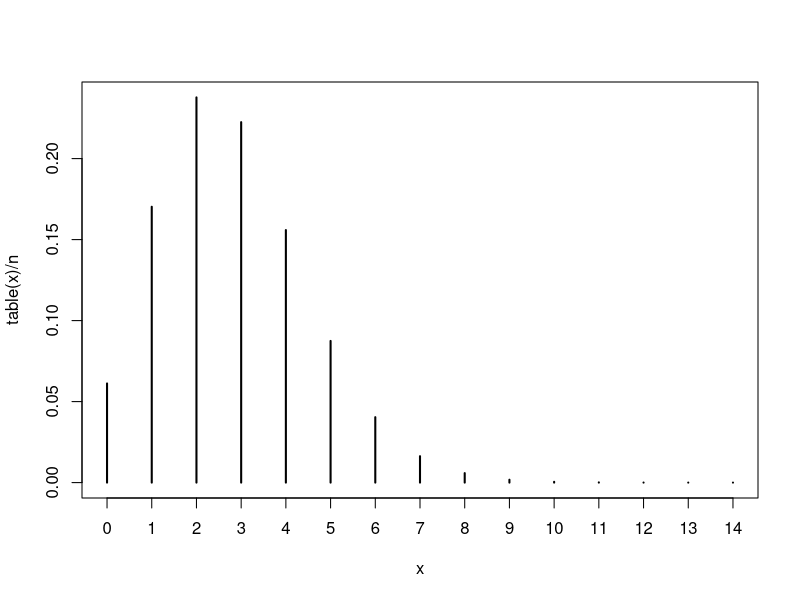
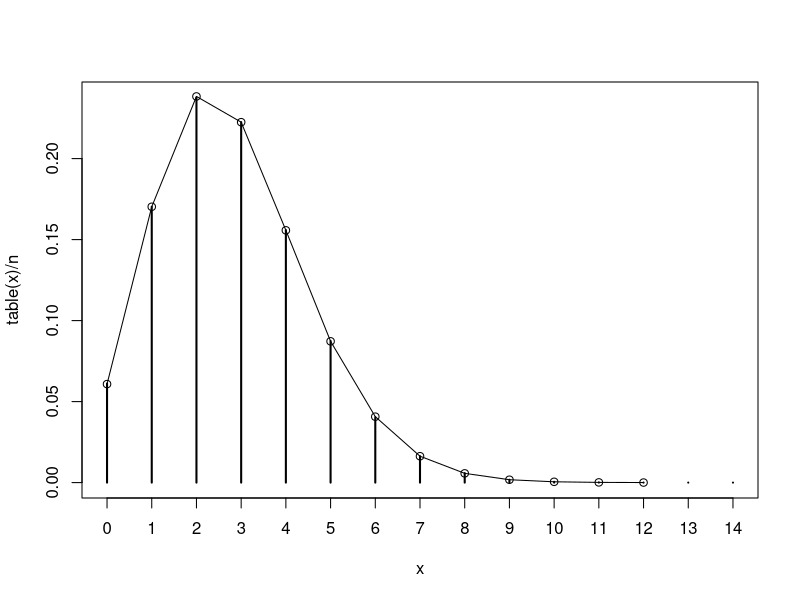
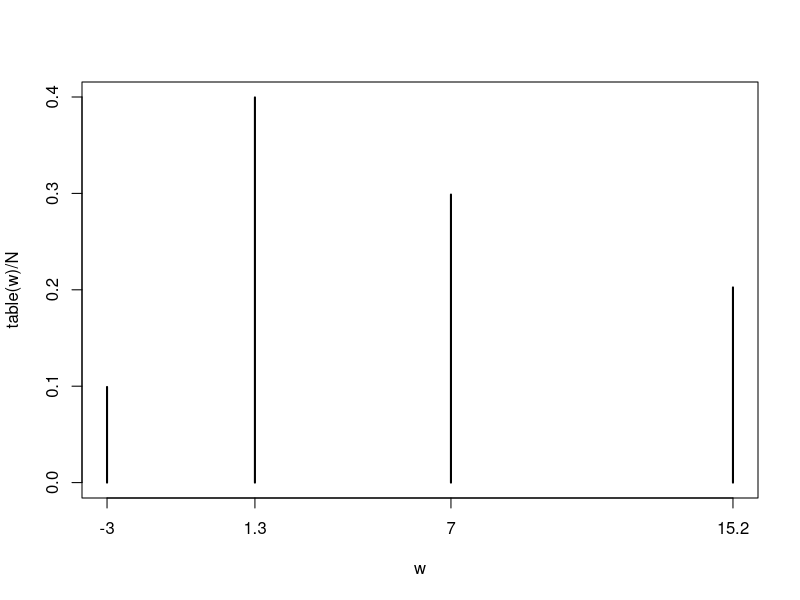
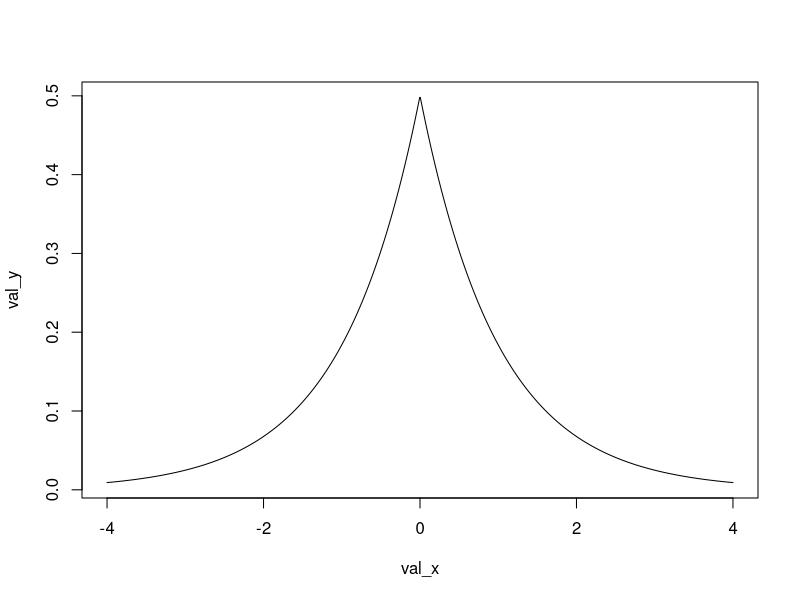
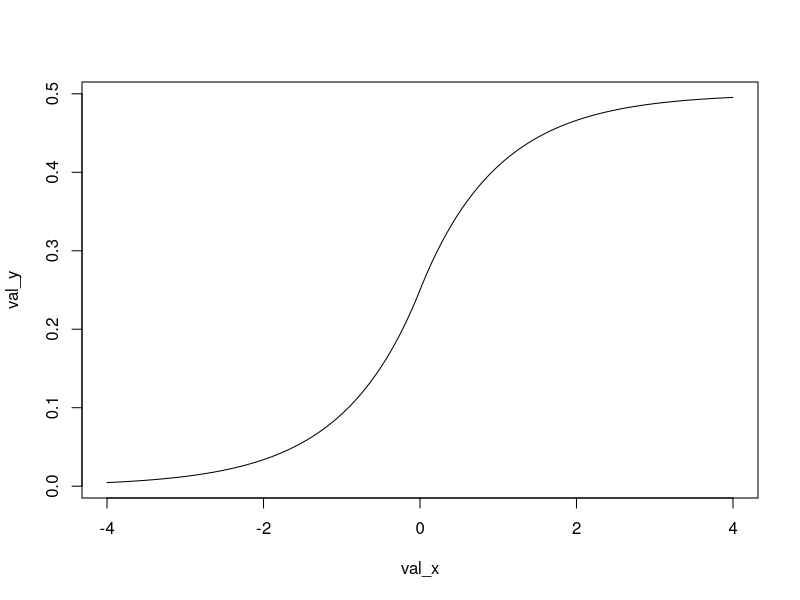
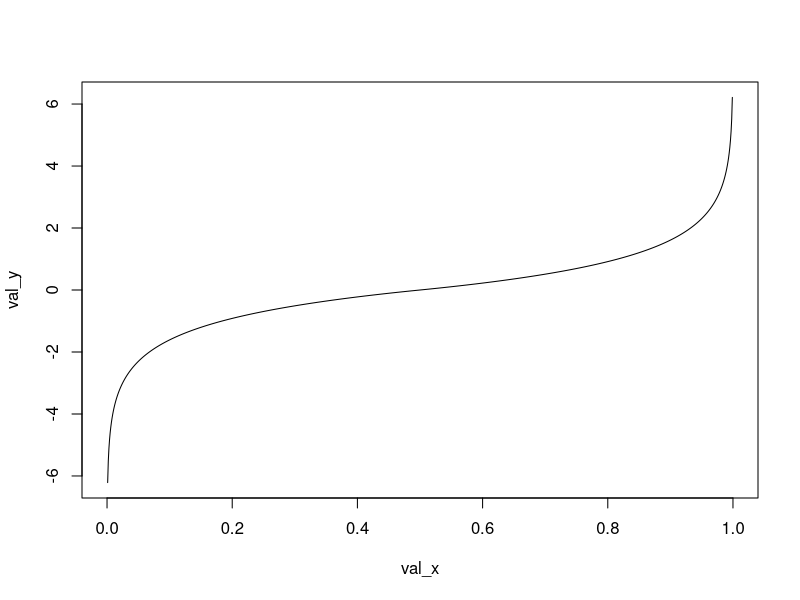
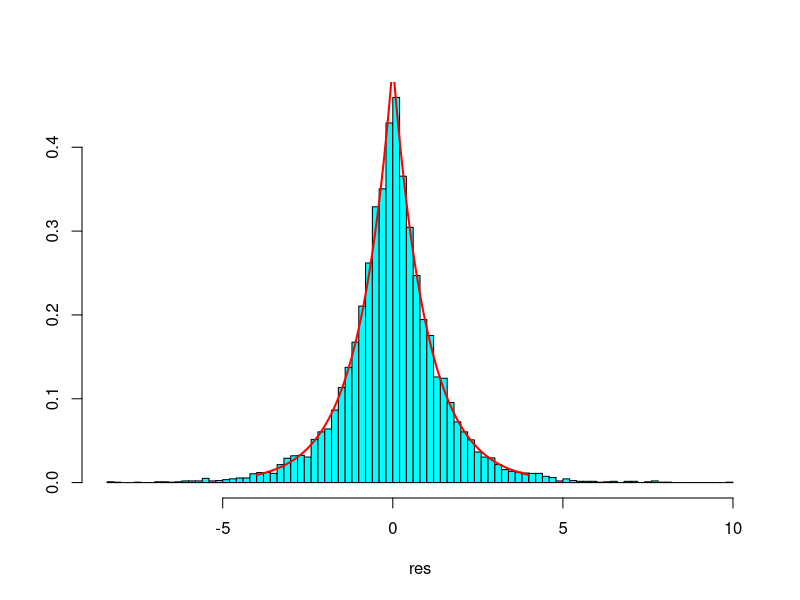
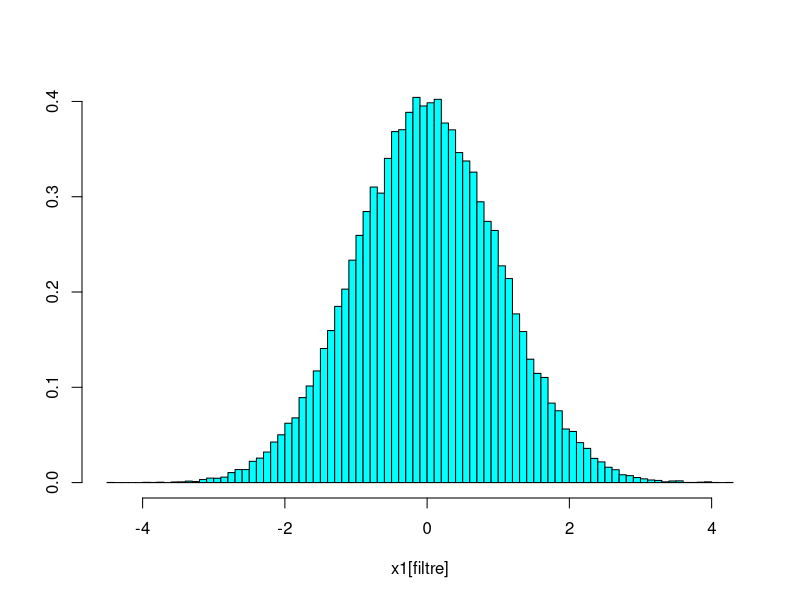

The R source for these figures, in order:
## ---- chunk 1
knitr::opts_chunk$set(echo = TRUE)
## ---- chunk 2
require(MASS)
## ---- chunk 3
lambda = 5
## ---- chunk 4
my_rpois_one <- function(lambda){
  u <- runif(1)
  x <- 0
  # u < ppois(x, lambda = lambda)
  while(u > ppois(x, lambda = lambda)){
    x <- x + 1
  }
  
  return(x)
}
## ---- chunk 5
my_rpois_one(3.6)
## ---- chunk 6
my_rpois <- function(n, lambda){
  vec <- rep(NA,length = n)
  
  for(i in 1:n){
    vec[i] <- my_rpois_one(lambda)
  }
  
  return(vec)
}
## ---- chunk 7
n = 1000000
x <- my_rpois(n,2.8)
# plot car discrete
# frequence diag en baton
plot(table(x) / n)
## ---- chunk 8
mean(x)
var(x)
## ---- chunk 9
val_x <- 0:12
val_y <- dpois(val_x, lambda = 2.8) 
plot(table(x) / n)
lines(val_x, val_y)
points(val_x, val_y)

## ---- chunk 10
my_rdiscret_one <- function(){
  x <- c(-3,15.2,7,1.3)
  p <- c(0.1,0.2,0.3,0.4)
  p_sum = cumsum(p)
  u <- runif(1)
  i <- 1
  while(u > p_sum[i]){
    i <- i + 1
  }
  
  return(x[i])
}

## ---- chunk 11
my_rdiscret_one()
## ---- chunk 12
my_rdiscret <- function(n){
  val_discret = rep(NA, length = n)
  
  for(i in 1:n){
    val_discret[i] = my_rdiscret_one()
  }
  return(val_discret)
}
## ---- chunk 13
N = 100000
w = my_rdiscret(N)
plot(table(w) / N)
## ---- chunk 14
my_dlaplace <- function(x){
  res <- rep(NA, times = length(x))    
  neg_i <- (x < 0) # filtre pour avoir que les valeurs négatives
  res[neg_i] <- exp(x[neg_i]) / 2.0
  res[!neg_i] <- exp(-x[!neg_i]) / 2.0
  return(res)
}

## ---- chunk 15
val_x <- seq(from = -4, to = 4, len = 1000)
val_y <- my_dlaplace((val_x))
plot(val_x, val_y, type = "l")
## ---- chunk 16
g <- function(x){
  return((1/2) * exp(-abs(x)))
}
## ---- chunk 17
my_plaplace <- function(x){
  res <- rep(NA, times = length(x))    
  neg_i <- (x < 0) # filtre pour avoir que les valeurs négatives
  res[neg_i] <- (1/2) * exp(x[neg_i]) / 2.0
  res[!neg_i] <- (1/2) * (2- exp(-x[!neg_i])) / 2.0
  
  return(res)
}
## ---- chunk 18
val_x <- seq(from = -4, to = 4, len = 1000)
val_y <- my_plaplace((val_x))
plot(val_x, val_y, type = "l")
## ---- chunk 19
my_qlaplace <- function(p){
  res <- rep(NA, times = length(p))    
  pos <- (p < 1/2) # filtre pour avoir que les valeurs négatives
  
  res[pos] <- log(2 * p[pos])
  res[!pos] <- -log(2 * (1 - p[!pos]))
  
  return(res)
}
## ---- chunk 20
val_x <- seq(from = 0, to = 1, len = 1000)
val_y <- my_qlaplace((val_x))
plot(val_x, val_y, type = "l")
## ---- chunk 21
my_rlaplace <- function(n){
  u <- runif(n)
  return(my_qlaplace(u))
}
## ---- chunk 22

val_x <- seq(from = -4, to = 4, len = 1000)
val_y <- my_dlaplace((val_x))


res <-  my_rlaplace(10000)
truehist(res)
lines(val_x, val_y, col = "red", lwd  =2)
## ---- chunk 23
n <- 100000
m <- sqrt(2*pi/exp(1))
x1 <- rcauchy(n)
x2 <- runif(n)
filtre <- which(x2 <= dnorm(x1)/(m*dcauchy(x1)))
truehist(x1[filtre])
## ---- chunk 24
my_rnorm <- function(n){
  m <- sqrt(2*exp(1) / pi)
  res <- my_rlaplace(n)
  u <- runif(n)
  p_accept <- dnorm(res) / (m * my_dlaplace((res)))
  res_accepted <- res[p_accept > u]
  truehist(res)
  truehist(res_accepted)
  val_x <- seq(from = -4, to = 4, len = 1000)
  val_y <- dnorm(val_x)
  lines(val_x,val_y, col = "red")
  }
## ---- chunk 25

my_rnorm(100000)
## ---- chunk 26
my_dtarget <- function(x){
  return(0.2*dnorm(x, mean = -3, sd = 2) + 0.5*dnorm(x, mean = 0, sd = 1) + 0.3*dnorm(x, mean = 5, sd = 3) )
}
## ---- chunk 27
my_dtarget(5)
## ---- chunk 28
val_x <- seq(from = -10, to = 15, len = 1000)
val_y <- my_dtarget((val_x))
plot(val_x, val_y, type = "l")
## ---- chunk 29
dprop <- function(y,x){
    return(dnorm(y, mean = x, sd = 3))
}
## ---- chunk 30
rprop <- function(x){
  y <- rnorm(1, mean = x, sd = 3)
  return(y)
}
## ---- chunk 31
my_rtarget <- function(n){
  res <- rep(NA, times = n)
  res[1] <- -10
  for(i in 2:n){
    y <- rprop(res[i-1])
    p <- min(c(1, (my_dtarget(y) / my_dtarget(res[i-1]) * (dprop(res[i-1], y ) / dprop(y, res[i-1]) ))))
    u <- runif(1)
    if(u < p){
      res[i] <- y
    }
    else{
      res[i] = res[i-1]
    }
  }
  return(res)
}
## ---- chunk 32
truehist(my_rtarget(100000))
## ---- chunk 33

## ---- chunk 34

## ---- chunk 35

## ---- chunk 36

## ---- chunk 37

